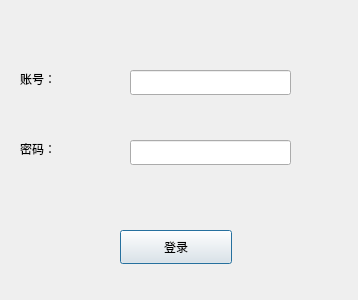
<?xml version="1.0" encoding="UTF-8"?>
<ui version="4.0">
 <class>login</class>
 <widget class="QDialog" name="login">
  <property name="geometry">
   <rect>
    <x>0</x>
    <y>0</y>
    <width>358</width>
    <height>300</height>
   </rect>
  </property>
  <property name="windowTitle">
   <string>Dialog</string>
  </property>
  <widget class="QLabel" name="label_2">
   <property name="geometry">
    <rect>
     <x>20</x>
     <y>70</y>
     <width>81</width>
     <height>18</height>
    </rect>
   </property>
   <property name="text">
    <string>账号：</string>
   </property>
  </widget>
  <widget class="QLabel" name="label_3">
   <property name="geometry">
    <rect>
     <x>20</x>
     <y>140</y>
     <width>81</width>
     <height>18</height>
    </rect>
   </property>
   <property name="text">
    <string>密码：</string>
   </property>
  </widget>
  <widget class="QLineEdit" name="idEdit">
   <property name="geometry">
    <rect>
     <x>130</x>
     <y>70</y>
     <width>161</width>
     <height>25</height>
    </rect>
   </property>
  </widget>
  <widget class="QLineEdit" name="pwdEdit">
   <property name="geometry">
    <rect>
     <x>130</x>
     <y>140</y>
     <width>161</width>
     <height>25</height>
    </rect>
   </property>
  </widget>
  <widget class="QPushButton" name="loginButton">
   <property name="geometry">
    <rect>
     <x>120</x>
     <y>230</y>
     <width>112</width>
     <height>34</height>
    </rect>
   </property>
   <property name="text">
    <string>登录</string>
   </property>
  </widget>
 </widget>
 <resources/>
 <connections/>
</ui>
